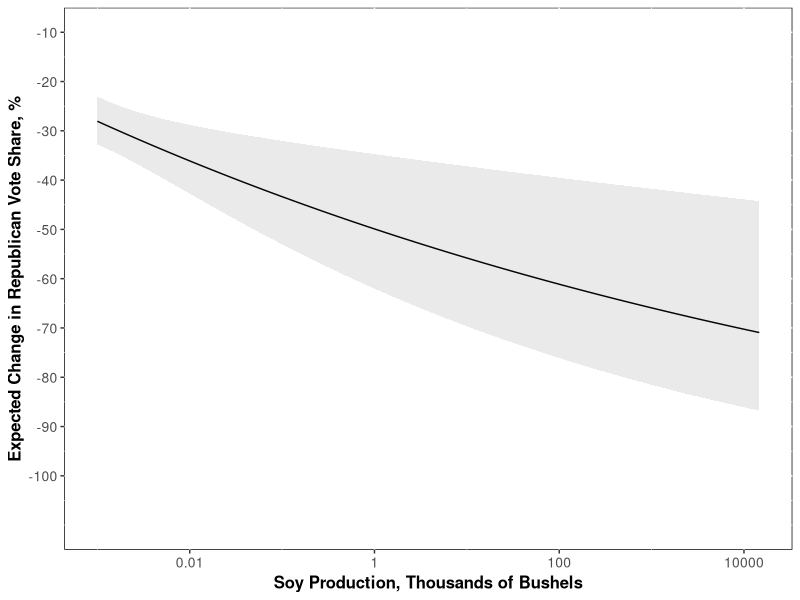

This figure's R source:
## ---- chunk 1
knitr::opts_chunk$set(echo = TRUE,message = FALSE,warning = FALSE,fig.cap = "...")
## ---- chunk 2
library(tidyverse)
library(magrittr)
library(lme4)

## ---- chunk 3
rm(list=ls())
trumpilot<-read.csv("soydata.csv", header=TRUE)
## Generate measure of vote shift
trumpilot$votech <- with(trumpilot, log(as.numeric(Rep18)*as.numeric(Dem16)/(as.numeric(Rep16)*as.numeric(Dem18))))
trumpilot<-subset(trumpilot, is.finite(votech)) #Do we want to throw out all cases in which a major party candidate ran unopposed by the other major party candidate?

## Generate state variable for state fixed effects
trumpilot$statefips <- as.factor(floor(trumpilot$FIPS/1000))
trumpilot$soyval<-with(trumpilot, 100*sales_USD/(GDP2012*1000))
trumpilot$soyval[is.na(trumpilot$soyval)]<-0


## ---- chunk 4

## All counties, predicted using soybeans production in bushels:
summary(lm(data = trumpilot, votech ~ prod_bush))
summary(lm(data = trumpilot, votech ~ log(1 + prod_bush))) 
summary(lm(data = trumpilot, votech ~ statefips + prod_bush))
summary(lm(data = trumpilot, votech ~ statefips + log(1 + prod_bush)))

## All counties, predicted using soybeans sales, USD:
summary(lm(data = trumpilot, votech ~ sales_USD))
summary(lm(data = trumpilot, votech ~ log(1 + sales_USD)))
summary(lm(data = trumpilot, votech ~ statefips + sales_USD))
summary(lm(data = trumpilot, votech ~ statefips + log(1 + sales_USD)))

## All counties, predicted using soybeans area, acres:
summary(lm(data = trumpilot, votech ~ soyarea))
summary(lm(data = trumpilot, votech ~ log(1 + soyarea)))
summary(lm(data = trumpilot, votech ~ statefips + soyarea))
summary(lm(data = trumpilot, votech ~ statefips + log(1 + soyarea)))


## All counties, predicted using percent of county GDP from soybeans
summary(lm(data = trumpilot, votech ~ soyval))
summary(lm(data = trumpilot, votech ~ log(1 + soyval)))
summary(lm(data = trumpilot, votech ~ statefips + soyval))
summary(lm(data = trumpilot, votech ~ statefips + log(1 + soyval)))

## Counties not split between House districts, predicted using soybeans production in bushels:
summary(lm(data = subset(trumpilot, is.finite(votech) & Splitflag == 0), votech ~ prod_bush))
summary(lm(data = subset(trumpilot, is.finite(votech) & Splitflag == 0), votech ~ log(1 + prod_bush)))
summary(lm(data = subset(trumpilot, is.finite(votech) & Splitflag == 0), votech ~ statefips + prod_bush))
summary(lm(data = subset(trumpilot, is.finite(votech) & Splitflag == 0), votech ~ statefips + log(1 + prod_bush)))

## Counties not split between House districts, predicted using soybeans sales, USD:
summary(lm(data = subset(trumpilot, is.finite(votech) & Splitflag == 0), votech ~ sales_USD))
summary(lm(data = subset(trumpilot, is.finite(votech) & Splitflag == 0), votech ~ log(1 + sales_USD)))
summary(lm(data = subset(trumpilot, is.finite(votech) & Splitflag == 0), votech ~ statefips + sales_USD))
summary(lm(data = subset(trumpilot, is.finite(votech) & Splitflag == 0), votech ~ statefips + log(1 + sales_USD)))

## Counties not split between House districts, predicted using soybeans area, acres:
summary(lm(data = subset(trumpilot, is.finite(votech) & Splitflag == 0), votech ~ sales_USD))
summary(lm(data = subset(trumpilot, is.finite(votech) & Splitflag == 0), votech ~ log(1 + sales_USD)))
summary(lm(data = subset(trumpilot, is.finite(votech) & Splitflag == 0), votech ~ statefips + sales_USD))
summary(lm(data = subset(trumpilot, is.finite(votech) & Splitflag == 0), votech ~ statefips + log(1 + sales_USD)))


## Counties not split between House districts, predicted using percent of county GDP from soybeans
summary(lm(data = subset(trumpilot, is.finite(votech) & Splitflag == 0), votech ~ soyval))
summary(lm(data = subset(trumpilot, is.finite(votech) & Splitflag == 0), votech ~ log(1 + soyval)))
summary(lm(data = subset(trumpilot, is.finite(votech) & Splitflag == 0), votech ~ statefips + soyval))
summary(lm(data = subset(trumpilot, is.finite(votech) & Splitflag == 0), votech ~ statefips + log(1 + soyval)))

## Counties not split between House districts, predicted using percent of county area used for soybean planting
summary(lm(data = subset(trumpilot, is.finite(votech) & Splitflag == 0), votech ~ soyarea))
summary(lm(data = subset(trumpilot, is.finite(votech) & Splitflag == 0), votech ~ log(1 + soyarea)))
summary(lm(data = subset(trumpilot, is.finite(votech) & Splitflag == 0), votech ~ statefips + soyarea))
summary(lm(data = subset(trumpilot, is.finite(votech) & Splitflag == 0), votech ~ statefips + log(1 + soyarea)))

## ---- chunk 5
## All counties:
summary(lm(data = trumpilot, votech ~ prod_bush + log(GDP2015)+log(medinc1317)+perc_HS_GED+log(totpop1317)+urb2010+perclatino1317+trumpmarg))
summary(lm(data = trumpilot, votech ~ sales_USD+ log(GDP2015)+log(medinc1317)+perc_HS_GED+log(totpop1317)+urb2010+perclatino1317+trumpmarg))
summary(lm(data = trumpilot, votech ~ soyarea + log(GDP2015)+log(medinc1317)+perc_HS_GED+log(totpop1317)+urb2010+perclatino1317+trumpmarg))
summary(lm(data = trumpilot, votech ~ soyval + log(GDP2015)+log(medinc1317)+perc_HS_GED+log(totpop1317)+urb2010+perclatino1317+trumpmarg))


## Counties not split between House districts
summary(lm(data = trumpilot[trumpilot$Splitflag==0,],votech ~ prod_bush+log(GDP2015)+log(medinc1317)+perc_HS_GED+log(totpop1317)+urb2010+perclatino1317+trumpmarg))
summary(lm(data = trumpilot[trumpilot$Splitflag==0,], votech ~ sales_USD+ log(GDP2015)+log(medinc1317)+perc_HS_GED+log(totpop1317)+urb2010+perclatino1317+trumpmarg))
summary(lm(data = trumpilot[trumpilot$Splitflag==0,], votech ~ soyarea+ log(GDP2015)+log(medinc1317)+perc_HS_GED+log(totpop1317)+urb2010+perclatino1317+trumpmarg))
summary(lm(data = trumpilot[trumpilot$Splitflag==0,], votech ~ soyval+ log(GDP2015)+log(medinc1317)+perc_HS_GED+log(totpop1317)+urb2010+perclatino1317+trumpmarg))


#With fixed effects:
summary(lm(data = trumpilot[trumpilot$Splitflag==0,], votech ~ statefips + prod_bush+log(GDP2015)+log(medinc1317)+perc_HS_GED+log(totpop1317)+urb2010+perclatino1317+trumpmarg))
summary(lm(data = trumpilot[trumpilot$Splitflag==0,], votech ~ statefips + sales_USD+ log(GDP2015)+log(medinc1317)+perc_HS_GED+log(totpop1317)+urb2010+perclatino1317+trumpmarg))
summary(lm(data = trumpilot[trumpilot$Splitflag==0,], votech ~ statefips + soyarea+ log(GDP2015)+log(medinc1317)+perc_HS_GED+log(totpop1317)+urb2010+perclatino1317+trumpmarg))
summary(lm(data = trumpilot[trumpilot$Splitflag==0,], votech ~ statefips + soyval+ log(GDP2015)+log(medinc1317)+perc_HS_GED+log(totpop1317)+urb2010+perclatino1317+trumpmarg))

## Counties not split between House districts, predicted using percent of county area used for soybean planting
summary(lm(data = trumpilot[trumpilot$Splitflag==0,], votech ~ prod_bush+ log(GDP2015)+log(medinc1317)+perc_HS_GED+log(totpop1317)+urb2010+perclatino1317+trumpmarg))
summary(lm(data = trumpilot[trumpilot$Splitflag==0,], votech ~ sales_USD+ log(GDP2015)+log(medinc1317)+perc_HS_GED+log(totpop1317)+urb2010+perclatino1317+trumpmarg))
summary(lm(data = trumpilot[trumpilot$Splitflag==0,], votech ~ soyarea+ log(GDP2015)+log(medinc1317)+perc_HS_GED+log(totpop1317)+urb2010+perclatino1317+trumpmarg))
summary(lm(data = trumpilot[trumpilot$Splitflag==0,], votech ~ soyval+ log(GDP2015)+log(medinc1317)+perc_HS_GED+log(totpop1317)+urb2010+perclatino1317+trumpmarg))

#With Fixed Effects:
summary(lm(data = trumpilot[trumpilot$Splitflag==0,], votech ~ statefips + prod_bush+ log(GDP2015)+log(medinc1317)+perc_HS_GED+log(totpop1317)+urb2010+perclatino1317+trumpmarg))
summary(lm(data = trumpilot[trumpilot$Splitflag==0,], votech ~ statefips + sales_USD+ log(GDP2015)+log(medinc1317)+perc_HS_GED+log(totpop1317)+urb2010+perclatino1317+trumpmarg))
summary(lm(data = trumpilot[trumpilot$Splitflag==0,], votech ~ statefips + soyarea+ log(GDP2015)+log(medinc1317)+perc_HS_GED+log(totpop1317)+urb2010+perclatino1317+trumpmarg))
summary(lm(data = trumpilot[trumpilot$Splitflag==0,], votech ~ statefips + soyval+ log(GDP2015)+log(medinc1317)+perc_HS_GED+log(totpop1317)+urb2010+perclatino1317+trumpmarg))

## ---- chunk 6

center<-function(myvar){
  (myvar-mean(myvar, na.rm=TRUE))
}

tr_cr<-trumpilot %>% 
  select(sales_USD,soyval,soyarea,prod_bush, GDP2015, stateGDP, medinc1317,perc_HS_GED, perc_BA, totpop1317,urb2010,perclatino1317,percwhite1317,percblack1317,perc_unemploy1317,perc_foreign1317,trumpmarg)  %>% 
  mutate(ln_GDP2015=log(GDP2015/1000), ln_stateGDP=log(stateGDP/1000000), ln_inc=log(medinc1317/1000), ln_pop=log(totpop1317/1000), perclatino1317=perclatino1317*100,perc_HS_GED=perc_HS_GED*100,perc_BA=perc_BA*100,percwhite1317=percwhite1317*100,percblack1317=percblack1317*100,perc_blkorlat=percblack1317+perclatino1317,perc_unemploy1317=perc_unemploy1317*100,perc_foreign1317=perc_foreign1317*100,sales_USD=sales_USD/100000, soyarea=soyarea/640,prod_bush=prod_bush/1000000, ln_sales_USD=log(sales_USD/10000+1), ln_soyval=log(soyval+1), ln_soyarea=log(soyarea/640+1), ln_gdpc=log(GDP2015/totpop1317), ln_prod_bush=log(prod_bush+1)) 

tr_cr<-do.call(cbind,lapply(tr_cr,center))
newnames<-paste(names(as.data.frame(tr_cr)),"_cr",sep="")
colnames(tr_cr)<-newnames


trumpilot1<-cbind.data.frame(subset(trumpilot, select=c("statefips","state","county","Dist","Splitflag","votech")),tr_cr)

## ---- chunk 7

## All counties, predicted using bushels:
summary(m1_full<-lmer(data = trumpilot1, votech ~ ln_prod_bush_cr + ln_GDP2015_cr+perc_HS_GED_cr+ln_pop_cr+urb2010_cr+perclatino1317_cr+trumpmarg_cr + (1  | statefips)))
summary(m2_full<-lmer(data = trumpilot1, votech ~ ln_soyval_cr +ln_GDP2015_cr+perc_HS_GED_cr+ln_pop_cr+urb2010_cr+perclatino1317_cr+trumpmarg_cr+trumpmarg_cr + (1  | statefips)))

summary(lmer(data = trumpilot1, votech ~ ln_sales_USD_cr + ln_GDP2015_cr+perc_unemploy1317_cr+perc_HS_GED_cr+ln_pop_cr+urb2010_cr+perc_blkorlat_cr+trumpmarg_cr + (1  | statefips)))
summary(lmer(data = trumpilot1, votech ~ ln_soyarea_cr + ln_GDP2015_cr+perc_unemploy1317_cr+perc_HS_GED_cr+ln_pop_cr+urb2010_cr+perc_blkorlat_cr+trumpmarg_cr + (1  | statefips)))


#More controls
summary(lmer(data = trumpilot1, votech ~ ln_prod_bush_cr + ln_gdpc_cr+perc_unemploy1317_cr+perc_HS_GED_cr+urb2010_cr+perc_blkorlat_cr+trumpmarg_cr + (1  | statefips)))

summary(lmer(data = trumpilot1, votech ~ ln_prod_bush_cr + ln_gdpc_cr+perc_unemploy1317_cr+perc_HS_GED_cr+perc_BA_cr+urb2010_cr+perc_foreign1317_cr+perc_blkorlat_cr+trumpmarg_cr + (1  | statefips)))

summary(lmer(data = trumpilot1, votech ~ ln_prod_bush_cr + ln_gdpc_cr+perc_unemploy1317_cr+perc_HS_GED_cr+perc_BA_cr+urb2010_cr+perc_foreign1317_cr+percwhite1317_cr+percblack1317_cr+perclatino1317_cr+trumpmarg_cr + (1  | statefips)))



summary(lmer(data = trumpilot1, votech ~ ln_soyval_cr + ln_gdpc_cr+perc_unemploy1317_cr+perc_HS_GED_cr+urb2010_cr+perc_blkorlat_cr+trumpmarg_cr + (1  | statefips)))

summary(lmer(data = trumpilot1, votech ~ ln_sales_USD_cr + ln_gdpc_cr+perc_unemploy1317_cr+perc_HS_GED_cr+urb2010_cr+perc_blkorlat_cr+trumpmarg_cr+ (1  | statefips)))
summary(lmer(data = trumpilot1, votech ~ ln_soyarea_cr + ln_gdpc_cr+perc_unemploy1317_cr+perc_HS_GED_cr+urb2010_cr+perc_blkorlat_cr+trumpmarg_cr + (1  | statefips)))


## ---- chunk 8

center<-function(myvar){
  (myvar-mean(myvar, na.rm=TRUE))
}

tr_cr<-trumpilot %>% 
  filter(Splitflag==0) %>%
  select(sales_USD,soyval,soyarea,prod_bush, GDP2015, stateGDP, medinc1317,perc_HS_GED, perc_BA, totpop1317,urb2010,perclatino1317,percwhite1317,percblack1317,perc_unemploy1317,perc_foreign1317,trumpmarg)  %>% 
  mutate(ln_GDP2015=log(GDP2015/1000), ln_stateGDP=log(stateGDP/1000000), ln_inc=log(medinc1317/1000), ln_pop=log(totpop1317/1000), perclatino1317=perclatino1317*100,perc_HS_GED=perc_HS_GED*100,perc_BA=perc_BA*100,percwhite1317=percwhite1317*100,percblack1317=percblack1317*100,perc_blkorlat=percblack1317+perclatino1317,perc_unemploy1317=perc_unemploy1317*100,perc_foreign1317=perc_foreign1317*100,sales_USD=sales_USD/100000, soyarea=soyarea/640,prod_bush=prod_bush/1000000, ln_sales_USD=log(sales_USD/10000+1), ln_soyval=log(soyval+1), ln_soyarea=log(soyarea/640+1), ln_gdpc=log(GDP2015/totpop1317), ln_prod_bush=log(prod_bush+1)) 
tr_cr<-do.call(cbind,lapply(tr_cr,center))
newnames<-paste(names(as.data.frame(tr_cr)),"_cr",sep="")
colnames(tr_cr)<-newnames


trumpilot2<-cbind.data.frame(subset(trumpilot[trumpilot$Splitflag==0,], select=c("statefips","state","county","Dist","votech")),tr_cr)

## ---- chunk 9
##Counties not split between House districts, predicted using percent of county GDP from soybeans
summary(m1<-lmer(data = trumpilot2, votech ~ ln_prod_bush_cr + ln_GDP2015_cr+perc_HS_GED_cr+ln_pop_cr+urb2010_cr+perclatino1317_cr+trumpmarg_cr + (1 | statefips)))
summary(m2<-lmer(data = trumpilot2, votech ~ soyval_cr + ln_GDP2015_cr+perc_HS_GED_cr+ln_pop_cr+urb2010_cr+perclatino1317_cr+trumpmarg_cr + (1 | statefips)))

summary(lmer(data = trumpilot2, votech ~ ln_sales_USD_cr + ln_GDP2015_cr+perc_HS_GED_cr+ln_pop_cr+urb2010_cr+perclatino1317_cr+trumpmarg_cr + (1 | statefips)))
summary(lmer(data = trumpilot2, votech ~ ln_soyarea_cr + ln_GDP2015_cr+perc_HS_GED_cr+ln_pop_cr+urb2010_cr+perclatino1317_cr+trumpmarg_cr + (1 | statefips)))


#more controls:
summary(m1<-lmer(data = trumpilot2, votech ~ ln_prod_bush_cr + ln_gdpc_cr+perc_unemploy1317_cr+perc_HS_GED_cr+urb2010_cr+perc_blkorlat_cr+trumpmarg_cr + (1 | statefips)))
summary(m2<-lmer(data = trumpilot2, votech ~ soyval_cr + ln_gdpc_cr+perc_unemploy1317_cr+perc_HS_GED_cr+urb2010_cr+perc_blkorlat_cr+trumpmarg_cr + (1 | statefips)))

summary(lmer(data = trumpilot2, votech ~ ln_sales_USD_cr + ln_gdpc_cr+perc_unemploy1317_cr+perc_HS_GED_cr+urb2010_cr+perc_blkorlat_cr+trumpmarg_cr + (1 | statefips)))
summary(lmer(data = trumpilot2, votech ~ ln_soyarea_cr + ln_gdpc_cr+perc_unemploy1317_cr+perc_HS_GED_cr+urb2010_cr+perc_blkorlat_cr+trumpmarg_cr + (1 | statefips)))



## ---- chunk 10
trumpilot2<-trumpilot2 %>% mutate(dist_state=as.factor(paste0(state,Dist)))

##Counties not split between House districts
summary(lmer(data = trumpilot2, votech ~ ln_prod_bush_cr + ln_GDP2015_cr+perc_HS_GED_cr+ln_pop_cr+urb2010_cr+perclatino1317_cr+trumpmarg_cr + (1 | statefips)+ (1 | dist_state)))
summary(lmer(data = trumpilot2, votech ~ ln_soyval_cr +ln_GDP2015_cr+perc_HS_GED_cr+ln_pop_cr+urb2010_cr+perclatino1317_cr+trumpmarg_cr + (1 | statefips)+ (1 | dist_state)))

summary(lmer(data = trumpilot2, votech ~ ln_sales_USD_cr + ln_GDP2015_cr+perc_HS_GED_cr+ln_pop_cr+urb2010_cr+perclatino1317_cr+trumpmarg_cr +   (1 | statefips)+(1 | dist_state)))
summary(lmer(data = trumpilot2, votech ~ ln_soyarea_cr + ln_GDP2015_cr+perc_HS_GED_cr+ln_pop_cr+urb2010_cr+perclatino1317_cr+trumpmarg_cr + (1 | statefips)+(1 | dist_state)))


## ---- chunk 11
coef(m1) #coef calculates state-specific intercepts as re+fe
fixef(m1) #main (average) effects
ranef(m1) #Random (state-level) intercepts
theme_set(theme_grey() + theme(panel.background = element_rect(fill = NA, color = 'black'))+ theme(axis.text=element_text(size=10),
					axis.title=element_text(size=12,face="bold")))



ln_prod_bush=seq(min(log(trumpilot$prod_bush+1), na.rm=TRUE),max(log(trumpilot$prod_bush+1), na.rm=TRUE), by=.1)
mycoef<-as.matrix(fixef(m1)[1:2])

mycov<-vcov(m1)
yhat<-cbind(1,ln_prod_bush)%*%mycoef
se_yhat<-sqrt(mycov[1,1]+(ln_prod_bush^2)*mycov[2,2]+2*ln_prod_bush*mycov[1,2])

mylabel<-1-yhat

p<-ggplot()+geom_line(aes(x=(exp(ln_prod_bush))/1000,y=exp(yhat)))+geom_ribbon(aes(x=(exp(ln_prod_bush))/1000, ymin=exp(yhat-2*se_yhat),ymax=exp(yhat+2*se_yhat)), alpha=.1) 
p + scale_y_continuous("Expected Change in Republican Vote Share, %", limits=c(0,1), breaks=seq(.1,1,.1), labels=seq(-100,-10,10))+scale_x_log10("Soy Production, Thousands of Bushels", breaks=c(0.01,1,100,10000), labels=c("0.01","1","100","10000"))
ggsave("fitted.pdf")
